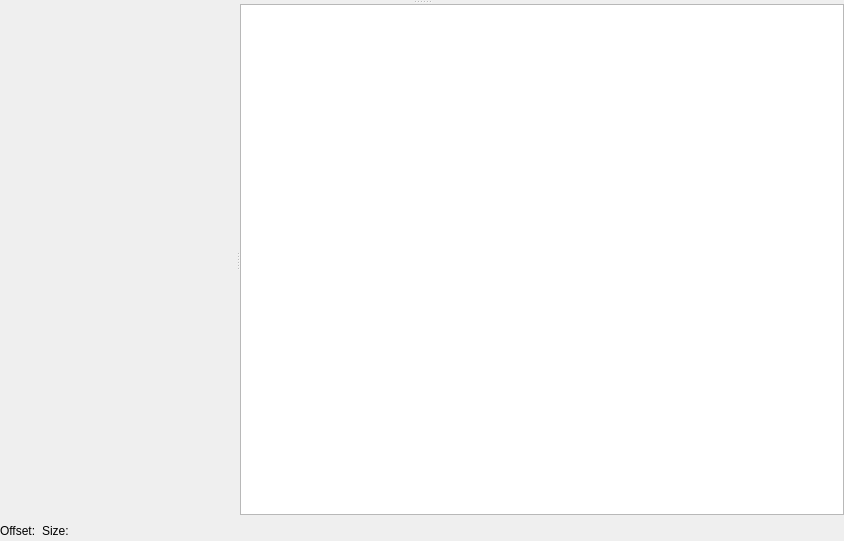
<?xml version="1.0" encoding="UTF-8"?>
<ui version="4.0">
 <class>HexEditViewPage</class>
 <widget class="QWidget" name="HexEditViewPage">
  <property name="geometry">
   <rect>
    <x>0</x>
    <y>0</y>
    <width>844</width>
    <height>541</height>
   </rect>
  </property>
  <property name="windowTitle">
   <string>Form</string>
  </property>
  <layout class="QVBoxLayout" name="verticalLayout">
   <property name="margin">
    <number>0</number>
   </property>
   <item>
    <widget class="QSplitter" name="vSplitter">
     <property name="orientation">
      <enum>Qt::Vertical</enum>
     </property>
     <widget class="QWidget" name="layoutWidget">
      <layout class="QVBoxLayout" name="hexLayout" stretch="0,1,0">
       <property name="spacing">
        <number>0</number>
       </property>
       <item>
        <widget class="QWidget" name="tbContainer" native="true"/>
       </item>
       <item>
        <layout class="QHBoxLayout" name="horizontalLayout_3" stretch="0,1">
         <item>
          <widget class="BinaryNavigator" name="binaryNavigator" native="true">
           <property name="minimumSize">
            <size>
             <width>128</width>
             <height>0</height>
            </size>
           </property>
           <property name="maximumSize">
            <size>
             <width>128</width>
             <height>16777215</height>
            </size>
           </property>
          </widget>
         </item>
         <item>
          <widget class="QHexEdit" name="hexEdit" native="true">
           <property name="contextMenuPolicy">
            <enum>Qt::CustomContextMenu</enum>
           </property>
          </widget>
         </item>
        </layout>
       </item>
       <item>
        <widget class="ActionWidget" name="actionWidget" native="true"/>
       </item>
      </layout>
     </widget>
     <widget class="QSplitter" name="hSplitter">
      <property name="orientation">
       <enum>Qt::Horizontal</enum>
      </property>
      <widget class="DataTypesView" name="dataView" native="true">
       <property name="minimumSize">
        <size>
         <width>0</width>
         <height>0</height>
        </size>
       </property>
       <property name="baseSize">
        <size>
         <width>0</width>
         <height>0</height>
        </size>
       </property>
      </widget>
      <widget class="FormatTreeView" name="tvFormat">
       <property name="sizePolicy">
        <sizepolicy hsizetype="Preferred" vsizetype="Preferred">
         <horstretch>0</horstretch>
         <verstretch>0</verstretch>
        </sizepolicy>
       </property>
       <property name="minimumSize">
        <size>
         <width>0</width>
         <height>0</height>
        </size>
       </property>
       <property name="baseSize">
        <size>
         <width>0</width>
         <height>0</height>
        </size>
       </property>
       <property name="contextMenuPolicy">
        <enum>Qt::CustomContextMenu</enum>
       </property>
       <property name="editTriggers">
        <set>QAbstractItemView::DoubleClicked|QAbstractItemView::EditKeyPressed</set>
       </property>
       <property name="alternatingRowColors">
        <bool>true</bool>
       </property>
       <property name="selectionMode">
        <enum>QAbstractItemView::SingleSelection</enum>
       </property>
       <property name="selectionBehavior">
        <enum>QAbstractItemView::SelectRows</enum>
       </property>
       <property name="uniformRowHeights">
        <bool>true</bool>
       </property>
       <property name="allColumnsShowFocus">
        <bool>true</bool>
       </property>
      </widget>
     </widget>
    </widget>
   </item>
   <item>
    <layout class="QHBoxLayout" name="horizontalLayout_2">
     <item>
      <widget class="QLabel" name="lblOffset">
       <property name="text">
        <string>Offset:</string>
       </property>
      </widget>
     </item>
     <item>
      <widget class="QLabel" name="lblSize">
       <property name="text">
        <string>Size:</string>
       </property>
      </widget>
     </item>
     <item>
      <spacer name="horizontalSpacer_2">
       <property name="orientation">
        <enum>Qt::Horizontal</enum>
       </property>
       <property name="sizeHint" stdset="0">
        <size>
         <width>40</width>
         <height>20</height>
        </size>
       </property>
      </spacer>
     </item>
    </layout>
   </item>
  </layout>
 </widget>
 <customwidgets>
  <customwidget>
   <class>QHexEdit</class>
   <extends>QWidget</extends>
   <header>qhexedit/qhexedit.h</header>
   <container>1</container>
  </customwidget>
  <customwidget>
   <class>FormatTreeView</class>
   <extends>QTreeView</extends>
   <header>formattreeview/formattreeview.h</header>
  </customwidget>
  <customwidget>
   <class>DataTypesView</class>
   <extends>QWidget</extends>
   <header>datatypesview/datatypesview.h</header>
   <container>1</container>
  </customwidget>
  <customwidget>
   <class>BinaryNavigator</class>
   <extends>QWidget</extends>
   <header>views/formatview/hexeditviewpage/binarynavigator/binarynavigator.h</header>
   <container>1</container>
  </customwidget>
  <customwidget>
   <class>ActionWidget</class>
   <extends>QWidget</extends>
   <header>actionwidget/actionwidget.h</header>
   <container>1</container>
  </customwidget>
 </customwidgets>
 <resources/>
 <connections/>
</ui>
